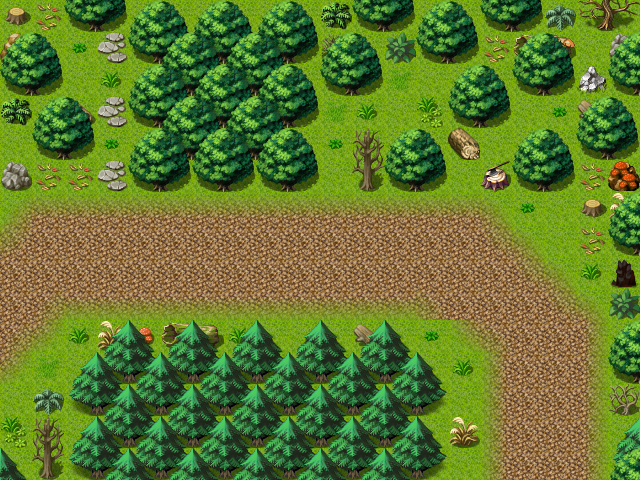

This game map was drawn from its Tiled (.tmx) file and the tilesets committed beside it. A one-line description and the trimmed map source follow:
An orthogonal 20x15 tile map with 32x32 px tiles, 3 tile layers (Ground, Objects, Above), 1 hidden layer not drawn, 60 tilesets.

<map version="1.0" orientation="orthogonal" renderorder="right-down" width="20" height="15" tilewidth="32" tileheight="32" nextobjectid="8">
 <tileset firstgid="1" name="map_bed_1" tilewidth="32" tileheight="32" tilecount="128" columns="16">
  <image source="../drawable/map_bed_1.png" width="512" height="256" />
 </tileset>
 <tileset firstgid="129" name="map_border_1" tilewidth="32" tileheight="32" tilecount="128" columns="16">
  <image source="../drawable/map_border_1.png" width="512" height="256" />
 </tileset>
 <tileset firstgid="257" name="map_bridge_1" tilewidth="32" tileheight="32" tilecount="128" columns="16">
  <image source="../drawable/map_bridge_1.png" width="512" height="256" />
 </tileset>
 <tileset firstgid="385" name="map_bridge_2" tilewidth="32" tileheight="32" tilecount="128" columns="16">
  <image source="../drawable/map_bridge_2.png" width="512" height="256" />
 </tileset>
 <tileset firstgid="513" name="map_broken_1" tilewidth="32" tileheight="32" tilecount="128" columns="16">
  <image source="../drawable/map_broken_1.png" width="512" height="256" />
 </tileset>
 <tileset firstgid="641" name="map_cavewall_1" tilewidth="32" tileheight="32" tilecount="108" columns="18">
  <image source="../drawable/map_cavewall_1.png" width="576" height="192" />
 </tileset>
 <tileset firstgid="749" name="map_cavewall_2" tilewidth="32" tileheight="32" tilecount="108" columns="18">
  <image source="../drawable/map_cavewall_2.png" width="576" height="192" />
 </tileset>
 <tileset firstgid="857" name="map_cavewall_3" tilewidth="32" tileheight="32" tilecount="108" columns="18">
  <image source="../drawable/map_cavewall_3.png" width="576" height="192" />
 </tileset>
 <tileset firstgid="965" name="map_cavewall_4" tilewidth="32" tileheight="32" tilecount="108" columns="18">
  <image source="../drawable/map_cavewall_4.png" width="576" height="192" />
 </tileset>
 <tileset firstgid="1073" name="map_chair_table_1" tilewidth="32" tileheight="32" tilecount="128" columns="16">
  <image source="../drawable/map_chair_table_1.png" width="512" height="256" />
 </tileset>
 <tileset firstgid="1201" name="map_chair_table_2" tilewidth="32" tileheight="32" tilecount="128" columns="16">
  <image source="../drawable/map_chair_table_2.png" width="512" height="256" />
 </tileset>
 <tileset firstgid="1329" name="map_crate_1" tilewidth="32" tileheight="32" tilecount="128" columns="16">
  <image source="../drawable/map_crate_1.png" width="512" height="256" />
 </tileset>
 <tileset firstgid="1457" name="map_cupboard_1" tilewidth="32" tileheight="32" tilecount="128" columns="16">
  <image source="../drawable/map_cupboard_1.png" width="512" height="256" />
 </tileset>
 <tileset firstgid="1585" name="map_curtain_1" tilewidth="32" tileheight="32" tilecount="128" columns="16">
  <image source="../drawable/map_curtain_1.png" width="512" height="256" />
 </tileset>
 <tileset firstgid="1713" name="map_entrance_1" tilewidth="32" tileheight="32" tilecount="128" columns="16">
  <image source="../drawable/map_entrance_1.png" width="512" height="256" />
 </tileset>
 <tileset firstgid="1841" name="map_entrance_2" tilewidth="32" tileheight="32" tilecount="128" columns="16">
  <image source="../drawable/map_entrance_2.png" width="512" height="256" />
 </tileset>
 <tileset firstgid="1969" name="map_fence_1" tilewidth="32" tileheight="32" tilecount="128" columns="16">
  <image source="../drawable/map_fence_1.png" width="512" height="256" />
 </tileset>
 <tileset firstgid="2097" name="map_fence_2" tilewidth="32" tileheight="32" tilecount="128" columns="16">
  <image source="../drawable/map_fence_2.png" width="512" height="256" />
 </tileset>
 <tileset firstgid="2225" name="map_fence_3" tilewidth="32" tileheight="32" tilecount="128" columns="16">
  <image source="../drawable/map_fence_3.png" width="512" height="256" />
 </tileset>
 <tileset firstgid="2353" name="map_fence_4" tilewidth="32" tileheight="32" tilecount="128" columns="16">
  <image source="../drawable/map_fence_4.png" width="512" height="256" />
 </tileset>
 <tileset firstgid="2481" name="map_ground_1" tilewidth="32" tileheight="32" tilecount="128" columns="16">
  <image source="../drawable/map_ground_1.png" width="512" height="256" />
 </tileset>
 <tileset firstgid="2609" name="map_ground_2" tilewidth="32" tileheight="32" tilecount="128" columns="16">
  <image source="../drawable/map_ground_2.png" width="512" height="256" />
 </tileset>
 <tileset firstgid="2737" name="map_ground_3" tilewidth="32" tileheight="32" tilecount="128" columns="16">
  <image source="../drawable/map_ground_3.png" width="512" height="256" />
 </tileset>
 <tileset firstgid="2865" name="map_ground_4" tilewidth="32" tileheight="32" tilecount="128" columns="16">
  <image source="../drawable/map_ground_4.png" width="512" height="256" />
 </tileset>
 <tileset firstgid="2993" name="map_ground_5" tilewidth="32" tileheight="32" tilecount="128" columns="16">
  <image source="../drawable/map_ground_5.png" width="512" height="256" />
 </tileset>
 <tileset firstgid="3121" name="map_ground_6" tilewidth="32" tileheight="32" tilecount="128" columns="16">
  <image source="../drawable/map_ground_6.png" width="512" height="256" />
 </tileset>
 <tileset firstgid="3249" name="map_ground_7" tilewidth="32" tileheight="32" tilecount="128" columns="16">
  <image source="../drawable/map_ground_7.png" width="512" height="256" />
 </tileset>
 <tileset firstgid="3377" name="map_ground_8" tilewidth="32" tileheight="32" tilecount="128" columns="16">
  <image source="../drawable/map_ground_8.png" width="512" height="256" />
 </tileset>
 <tileset firstgid="3505" name="map_house_1" tilewidth="32" tileheight="32" tilecount="128" columns="16">
  <image source="../drawable/map_house_1.png" width="512" height="256" />
 </tileset>
 <tileset firstgid="3633" name="map_house_2" tilewidth="32" tileheight="32" tilecount="128" columns="16">
  <image source="../drawable/map_house_2.png" width="512" height="256" />
 </tileset>
 <tileset firstgid="3761" name="map_indoor_1" tilewidth="32" tileheight="32" tilecount="128" columns="16">
  <image source="../drawable/map_indoor_1.png" width="512" height="256" />
 </tileset>
 <tileset firstgid="3889" name="map_indoor_2" tilewidth="32" tileheight="32" tilecount="128" columns="16">
  <image source="../drawable/map_indoor_2.png" width="512" height="256" />
 </tileset>
 <tileset firstgid="4017" name="map_kitchen_1" tilewidth="32" tileheight="32" tilecount="128" columns="16">
  <image source="../drawable/map_kitchen_1.png" width="512" height="256" />
 </tileset>
 <tileset firstgid="4145" name="map_outdoor_1" tilewidth="32" tileheight="32" tilecount="128" columns="16">
  <image source="../drawable/map_outdoor_1.png" width="512" height="256" />
 </tileset>
 <tileset firstgid="4273" name="map_pillar_1" tilewidth="32" tileheight="32" tilecount="128" columns="16">
  <image source="../drawable/map_pillar_1.png" width="512" height="256" />
 </tileset>
 <tileset firstgid="4401" name="map_pillar_2" tilewidth="32" tileheight="32" tilecount="128" columns="16">
  <image source="../drawable/map_pillar_2.png" width="512" height="256" />
 </tileset>
 <tileset firstgid="4529" name="map_plant_1" tilewidth="32" tileheight="32" tilecount="128" columns="16">
  <image source="../drawable/map_plant_1.png" width="512" height="256" />
 </tileset>
 <tileset firstgid="4657" name="map_plant_2" tilewidth="32" tileheight="32" tilecount="128" columns="16">
  <image source="../drawable/map_plant_2.png" width="512" height="256" />
 </tileset>
 <tileset firstgid="4785" name="map_rock_1" tilewidth="32" tileheight="32" tilecount="128" columns="16">
  <image source="../drawable/map_rock_1.png" width="512" height="256" />
 </tileset>
 <tileset firstgid="4913" name="map_rock_2" tilewidth="32" tileheight="32" tilecount="128" columns="16">
  <image source="../drawable/map_rock_2.png" width="512" height="256" />
 </tileset>
 <tileset firstgid="5041" name="map_roof_1" tilewidth="32" tileheight="32" tilecount="128" columns="16">
  <image source="../drawable/map_roof_1.png" width="512" height="256" />
 </tileset>
 <tileset firstgid="5169" name="map_roof_2" tilewidth="32" tileheight="32" tilecount="128" columns="16">
  <image source="../drawable/map_roof_2.png" width="512" height="256" />
 </tileset>
 <tileset firstgid="5297" name="map_roof_3" tilewidth="32" tileheight="32" tilecount="128" columns="16">
  <image source="../drawable/map_roof_3.png" width="512" height="256" />
 </tileset>
 <tileset firstgid="5425" name="map_shop_1" tilewidth="32" tileheight="32" tilecount="128" columns="16">
  <image source="../drawable/map_shop_1.png" width="512" height="256" />
 </tileset>
 <tileset firstgid="5553" name="map_sign_ladder_1" tilewidth="32" tileheight="32" tilecount="128" columns="16">
  <image source="../drawable/map_sign_ladder_1.png" width="512" height="256" />
 </tileset>
 <tileset firstgid="5681" name="map_table_1" tilewidth="32" tileheight="32" tilecount="128" columns="16">
  <image source="../drawable/map_table_1.png" width="512" height="256" />
 </tileset>
 <tileset firstgid="5809" name="map_trail_1" tilewidth="32" tileheight="32" tilecount="128" columns="16">
  <image source="../drawable/map_trail_1.png" width="512" height="256" />
 </tileset>
 <tileset firstgid="5937" name="map_transition_1" tilewidth="32" tileheight="32" tilecount="128" columns="16">
  <image source="../drawable/map_transition_1.png" width="512" height="256" />
 </tileset>
 <tileset firstgid="6065" name="map_transition_2" tilewidth="32" tileheight="32" tilecount="128" columns="16">
  <image source="../drawable/map_transition_2.png" width="512" height="256" />
 </tileset>
 <tileset firstgid="6193" name="map_transition_3" tilewidth="32" tileheight="32" tilecount="128" columns="16">
  <image source="../drawable/map_transition_3.png" width="512" height="256" />
 </tileset>
 <tileset firstgid="6321" name="map_transition_4" tilewidth="32" tileheight="32" tilecount="128" columns="16">
  <image source="../drawable/map_transition_4.png" width="512" height="256" />
 </tileset>
 <tileset firstgid="6449" name="map_transition_5" tilewidth="32" tileheight="32" tilecount="128" columns="16">
  <image source="../drawable/map_transition_5.png" width="512" height="256" />
 </tileset>
 <tileset firstgid="6577" name="map_tree_1" tilewidth="32" tileheight="32" tilecount="128" columns="16">
  <image source="../drawable/map_tree_1.png" width="512" height="256" />
 </tileset>
 <tileset firstgid="6705" name="map_tree_2" tilewidth="32" tileheight="32" tilecount="128" columns="16">
  <image source="../drawable/map_tree_2.png" width="512" height="256" />
 </tileset>
 <tileset firstgid="6833" name="map_wall_1" tilewidth="32" tileheight="32" tilecount="128" columns="16">
  <image source="../drawable/map_wall_1.png" width="512" height="256" />
 </tileset>
 <tileset firstgid="6961" name="map_wall_2" tilewidth="32" tileheight="32" tilecount="120" columns="15">
  <image source="../drawable/map_wall_2.png" width="480" height="256" />
 </tileset>
 <tileset firstgid="7081" name="map_wall_3" tilewidth="32" tileheight="32" tilecount="120" columns="15">
  <image source="../drawable/map_wall_3.png" width="480" height="256" />
 </tileset>
 <tileset firstgid="7201" name="map_wall_4" tilewidth="32" tileheight="32" tilecount="120" columns="15">
  <image source="../drawable/map_wall_4.png" width="480" height="256" />
 </tileset>
 <tileset firstgid="7321" name="map_window_1" tilewidth="32" tileheight="32" tilecount="128" columns="16">
  <image source="../drawable/map_window_1.png" width="512" height="256" />
 </tileset>
 <tileset firstgid="7449" name="map_window_2" tilewidth="32" tileheight="32" tilecount="128" columns="16">
  <image source="../drawable/map_window_2.png" width="512" height="256" />
 </tileset>
 <layer name="Ground" width="20" height="15">
  <data>[300 cells, 300 non-empty, 1 distinct tile ids]</data>
 </layer>
 <layer name="Objects" width="20" height="15">
  <data>[300 cells, 267 non-empty, 54 distinct tile ids]</data>
 </layer>
 <layer name="Above" width="20" height="15">
  <data>[300 cells, 34 non-empty, 5 distinct tile ids]</data>
 </layer>
 <layer name="Walkable" width="20" height="15" visible="0">
  <data>[300 cells, 145 non-empty, 1 distinct tile ids]</data>
 </layer>
 <objectgroup name="Mapevents" />
 <objectgroup name="Spawn" />
 <objectgroup name="Keys" />
</map>
